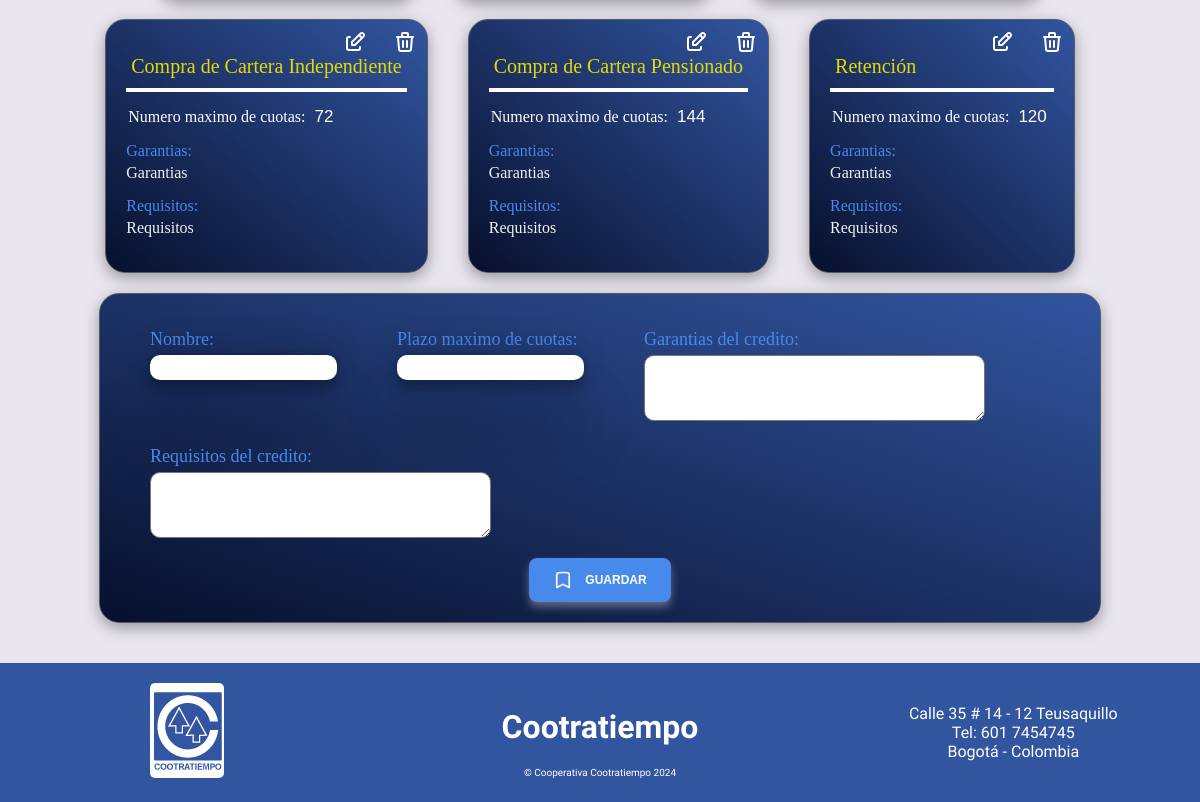
The page /extras/ (signed in, lower part) on the database as committed earlier.
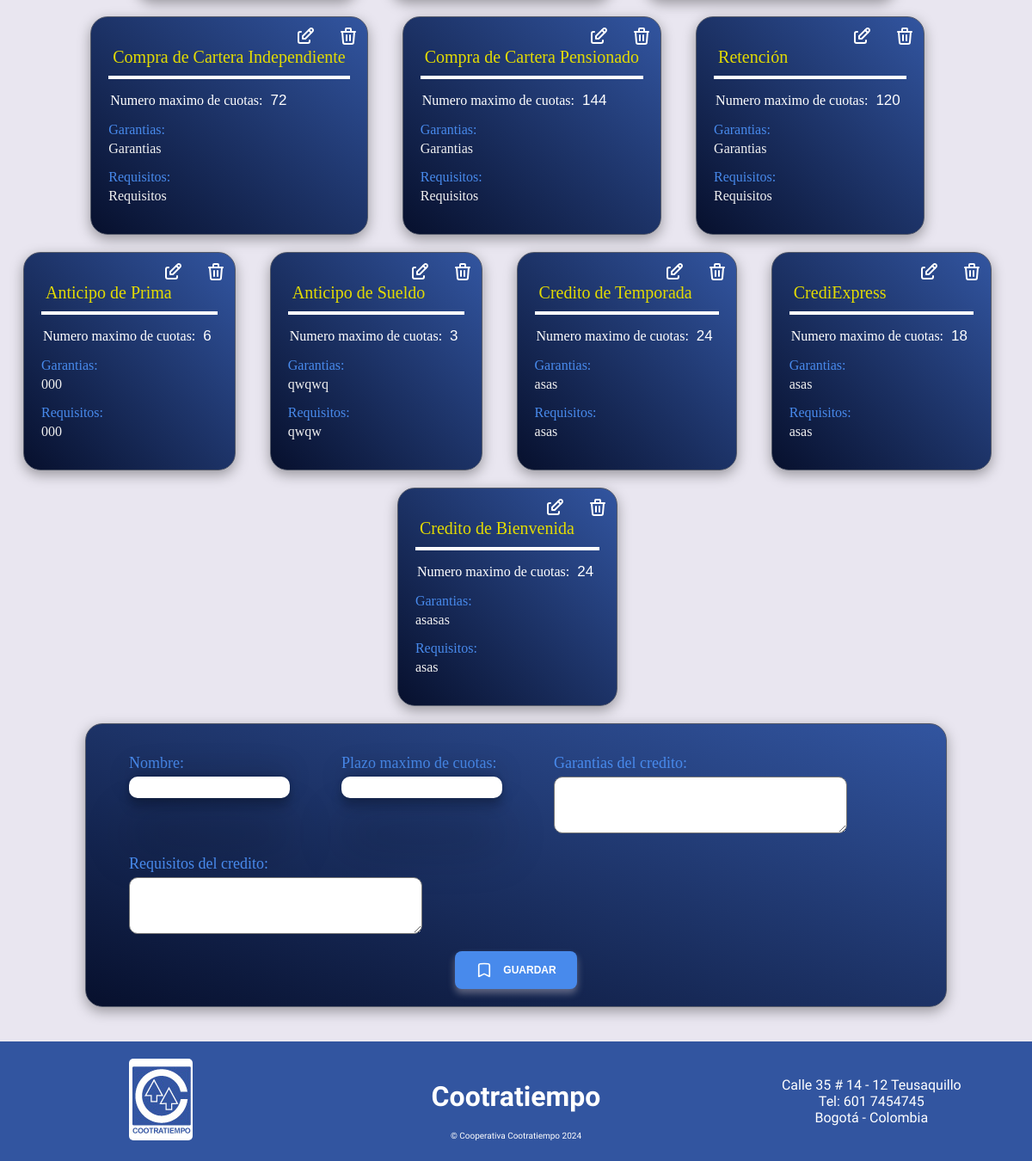
The same page on the database as committed later.
### simulador/models.py (models this page shows, shortened)
class Extra(models.Model):
    name = models.CharField(max_length=100, unique=True)
    plazoMax = models.IntegerField()
    garantia = models.TextField(max_length=500)
    requisitos = models.TextField(max_length=500)

### simulador/views.py (the view)
# urls.py: path('extras/', views.extra, name="extras"),
@login_required
def extra(request):
    extras = Extra.objects.all()
    if request.method == 'POST':
        form = ExtraForm(request.POST)
        if form.is_valid():
            form.save()
            return redirect('/extras')
    else:
        form = ExtraForm()
    return render(request, 'extras/extras.html',
                  {'extras': extras,
                   'form': form})

### simulador/forms.py
class ExtraForm(forms.ModelForm):
    class Meta:
        model = Extra
        fields = ['name', 'plazoMax', 'garantia', 'requisitos']
        labels = {
            'name': 'Nombre',
            'plazoMax': 'Plazo maximo de cuotas',
            'garantia': 'Garantias del credito',
            'requisitos': 'Requisitos del credito'
        }

### simulador/templates/extras/extras.html (shortened to what this page needs)
{% extends "base.html" %}
{% load static %}
{% load humanize %}
{% block styles %}
    <link href="{% static "css/deudaaporte/deudaaporte.css" %}" rel="stylesheet">
{% endblock styles %}
{% block content %}
    <div class="aportes">
        <div class="aporte">
            {% for data in extras %}
                <article>
                    <a class="link1" href="{% url 'extra_update' data.id %}">
                    </a>
                    <a class="link2" href="{% url "extra_delete" data.id %}" onclick="return confirm('Esta seguro de eliminar este tipo de crédito?')">
                    <a/>
                    <div class="top">
                        <h3 class="name">{{data.name}}</h3>
                    </div>
                    <div class="sections">
                        <p class="desc">Numero maximo de cuotas: <span class="value">{{data.plazoMax}}</span></p>
                    </div>
                    <div class="sections">
                        <p class="sub">Garantias:</p>
                        <p class="info">{{data.garantia|truncatechars:80}}</p>
                    </div>
                    <div class="sections">
                        <p class="sub">Requisitos: </p>
                        <p class="info">{{data.requisitos|truncatechars:80}} </p>
                    </div>
                </article>
            {% endfor %}
        </div>
        {% include "extras/createextra.html" %}
    </div>
{% endblock content %}

### simulador/templates/base.html (shortened to what this page needs)
{% load static %}
<!DOCTYPE html>
<html>
    <head>
        {% block styles %}{% endblock styles %}
        <link href="{% static "css/base.css" %}" rel="stylesheet">
    </head>
    <body>
        {% block content %}{% endblock content %}
        <footer>
            <div>
                <img  src="{% static 'images/logo_cootratiempo.jpg' %}" alt="">
            </div>
            <div>
                <h1>Cootratiempo</h1>
                <p class="copy">© Cooperativa Cootratiempo 2024</p>
            </div>
            <div class="info-footer">
                <p>Calle 35 # 14 - 12 Teusaquillo</p>
                <p>Tel: 601 7454745</p>
                <p>Bogotá - Colombia</p>
            </div>
        </footer>
    </body>
</html>

### simulador/templates/extras/createextra.html (shortened to what this page needs)
<div class="content-form">
    <form method="POST">
        <div class="form">
            {{form.as_p}}
        </div>
        <button class="save" type="submit">
            <svg
            aria-hidden="true"
            stroke="currentColor"
            stroke-width="2"
            viewBox="0 0 24 24"
            fill="none"
            xmlns="http://www.w3.org/2000/svg"
          >
            <path
              d="M17.593 3.322c1.1.128 1.907 1.077 1.907 2.185V21L12 17.25 4.5 21V5.507c0-1.108.806-2.057 1.907-2.185a48.507 48.507 0 0111.186 0z"
              stroke-linejoin="round"
              stroke-linecap="round"
            ></path>
          </svg>Guardar</button>
    </form>
</div>

### simulador/static/css/deudaaporte/deudaaporte.css (style rules this page uses)
:root { --blue: #3255A0; --blue-font: #488aec; }
.aportes { display: flex; flex-direction: column; justify-content: center; align-items: center; background-color: #e9e6f0; padding-bottom: 40px; font-family: Georgia, 'Times New Roman', Times, serif; }
.aporte { display: flex; flex-wrap: wrap; gap: 20px; justify-content: center; }
article { max-width: 450px; min-height: 100px; background-color: rgb(7 16 45); background: linear-gradient(to top right, rgb(7 16 45), var(--blue)); display: flex; flex-direction: column; justify-content: center; align-items: center; position: relative; padding: 20px; border-radius: 20px; border: 1px solid rgb(84 90 106); box-shadow: rgba(0, 0, 0, 0.35) 0px 5px 15px; }
.top { display: flex; flex-direction: column; justify-content: space-between; margin: 10px 0px; padding-bottom: 5px; border-bottom: 4px solid #fff; }
.link1, .link2 { position: absolute; color: #fff; }
.link1 { right: 60px; top: 10px; }
.link2 { right: 10px; top: 10px; }
.name { color: #e3db02; font-size: 20px; font-weight: 200; margin: 5px; }
.tasa, .value { font-weight: 100; margin: 5px; color: #fff; font-size: 17px; font-family: 'Trebuchet MS', 'Lucida Sans Unicode', 'Lucida Grande', 'Lucida Sans', Arial, sans-serif; }
.sections { margin: 15px 0px; }
.desc { color: rgb(255, 255, 255); font-size: 16px; margin: 2px; }
.sub { color: #488aec; margin: 4px 0px; }
.info { color: #f1f1f1; font-weight: 100; }
.content-form { margin-top: 20px; width: 100%; display: flex; justify-content: center; align-items: center; }
form { display: flex; flex-direction: column; justify-content: center; align-items: center; width: 80%; background: linear-gradient(to top right, rgb(7 16 45), var(--blue)); padding: 20px; border-radius: 20px; border: 1px solid rgb(84 90 106); box-shadow: rgba(0, 0, 0, 0.35) 0px 5px 15px; }
.form { display: flex; flex-wrap: wrap; }
.form p { margin: 10px 30px; display: flex; flex-direction: column; }
.form p label { color: #488aec; font-size: 18px; font-weight: 100; margin: 5px 0px; }
.form p input { border-radius: 10px; border: 0; padding: 5px; box-shadow: rgba(0, 0, 0, 0.25) 0px 54px 55px, rgba(0, 0, 0, 0.12) 0px -12px 30px, rgba(0, 0, 0, 0.12) 0px 4px 6px, rgba(0, 0, 0, 0.17) 0px 12px 13px, rgba(0, 0, 0, 0.09) 0px -3px 5px; }
.form p textarea { height: 60px; border-radius: 10px; }
.save { border: none; display: flex; padding: 0.75rem 1.5rem; background-color: #488aec; color: #ffffff; font-size: 0.75rem; line-height: 1rem; font-weight: 700; cursor: pointer; text-align: center; text-transform: uppercase; vertical-align: middle; align-items: center; margin-top: 10px; border-radius: 0.5rem; user-select: none; gap: 0.75rem; box-shadow: rgba(249, 236, 236, 0.35) 0px 5px 8px; transition: all 0.6s ease; }
.save svg { width: 1.25rem; height: 1.25rem; }

### simulador/static/css/base.css (style rules this page uses)
:root { --back-font: #05060f99; --blue-font: #3255A0; --blue-ligth-font: #3255a0c4; }
html { scroll-behavior: smooth; }
body { padding: 0; margin: 0; box-sizing: content-box; height: 100%; font-family: 'Freeman', sans-serif; user-select: none; }
footer { height: auto; width: 100%; margin: 0; padding: 20px 0; background-color: var(--blue-font); display: flex; flex-wrap: wrap; gap: 40px; justify-content: space-around; align-items: center; color: #fff; text-align: center; }
footer div { width: 300px; }
footer img { border-radius: 5px; }
.info-footer h2, p { margin: 0; padding: 0; }
.copy { font-size: 10px; }

Rows that differ between the two databases and show on the page:
added Extra: name "Anticipo de Prima", plazoMax "6", garantia "000", requisitos "000"
added Extra: name "Anticipo de Sueldo", plazoMax "3", garantia "qwqwq", requisitos "qwqw"
added Extra: name "Credito de Temporada", plazoMax "24", garantia "asas", requisitos "asas"
added Extra: name "CrediExpress", plazoMax "18", garantia "asas", requisitos "asas"
added Extra: name "Credito de Bienvenida", plazoMax "24", garantia "asasas", requisitos "asas"
